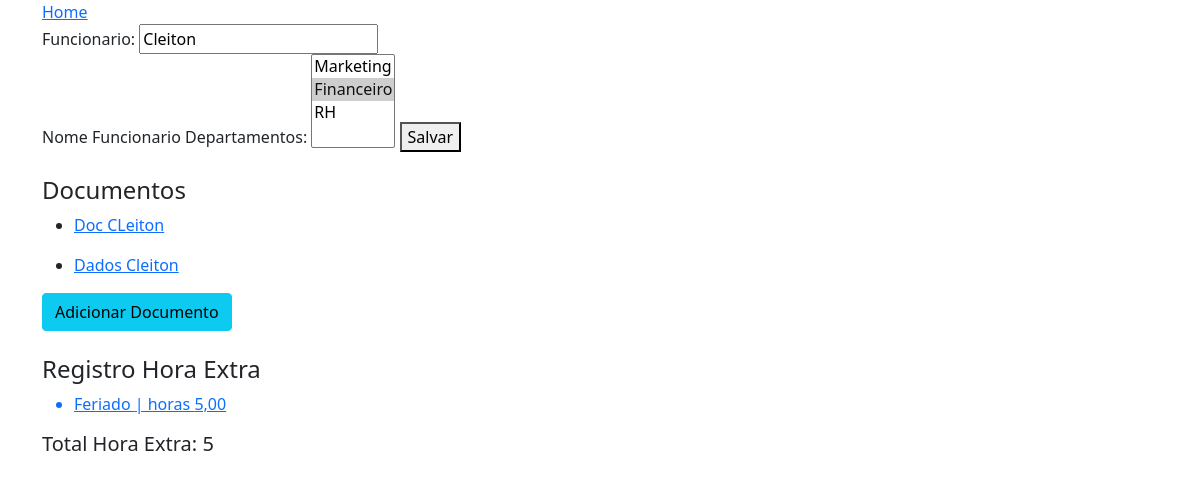
Before: /funcionarios/edit/4/ with the older database file.
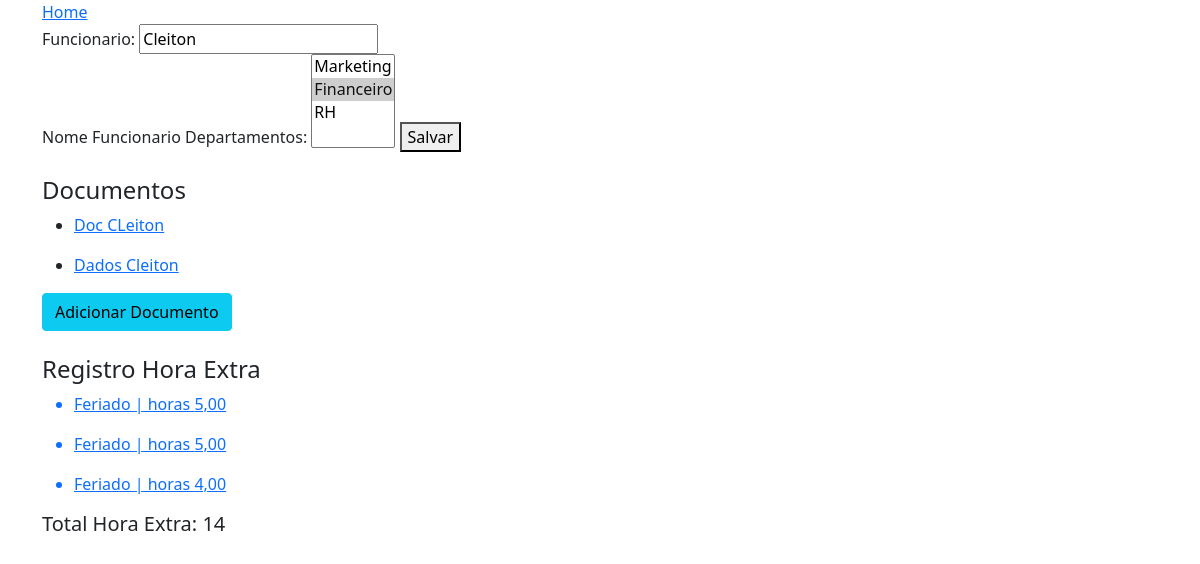
After: the same page with the newer database file.
### apps/documentos/models.py (models this page shows, shortened)
class Documento(models.Model):
    descricao = models.CharField('Descrição', max_length=70, help_text='Descrição do Documento')
    pertence = models.ForeignKey(Funcionario, on_delete=models.PROTECT)
    documento = models.FileField('Documento', upload_to='documentos')
    def __str__(self):
        return self.descricao

### apps/registro_hora_extra/models.py (models this page shows, shortened)
class RegistroHoraExtra(models.Model):
    motivo = models.CharField('Motivo', max_length=100, help_text='Motivo da Hora Extra')
    funcionario = models.ForeignKey(Funcionario, on_delete=models.PROTECT)
    horas = models.DecimalField(max_digits=5, decimal_places=2)

### apps/funcionarios/models.py (models this page shows, shortened)
class Funcionario(models.Model):
    nome = models.CharField('Funcionario', max_length=100, help_text='Nome Funcionario')
    user = models.OneToOneField(User, models.PROTECT)
    departamentos = models.ManyToManyField(Departamento) # um funcionario pode estar em vários departamentos
    empresa = models.ForeignKey(Empresa, on_delete=models.PROTECT, null=True, blank=True)
    @property
    def total_hora_extra(self):
        total = self.registrohoraextra_set.all().aggregate(Sum('horas'))['horas__sum']
        return total

### apps/departamentos/models.py (models this page shows, shortened)
class Departamento(models.Model):
    nome = models.CharField('Departamento', max_length=70)
    empresa = models.ForeignKey(Empresa, on_delete=models.PROTECT)
    def __str__(self):
        return self.nome

### apps/funcionarios/views.py (the view)
# urls.py: path('edit/<int:pk>/', FuncionarioUpdateView.as_view(), name='edit_funcionario'),
class FuncionarioUpdateView(UpdateView):
    model = Funcionario
    fields = ['nome', 'departamentos']
    template_name = 'funcionario_edit.html'

### apps/funcionarios/templates/funcionario_edit.html (shortened to what this page needs)
{% extends 'base.html' %}
{% load bootstrap %}
{% block main %}
    <form method="post">
        {{ form|bootstrap }}
        <button type="submit">Salvar</button>
    </form>
    <br>
    <h4>Documentos</h4>
    {% for documento in object.documento_set.all %}
        <ul>
            <li><a href="{{ documento.documento.url }}" target="_blank">{{ documento }}</a></li>
        </ul>
    {% endfor %}
    <a href="{% url 'create_documento' object.id %}" class="btn btn-info">Adicionar Documento</a>
    <br>
    <br>
    <h4>Registro Hora Extra</h4>
    {% for registro in object.registrohoraextra_set.all %}
        <ul>
            <a href="{% url 'edit_hora_extra' registro.id %}">
                <li>{{ registro.motivo }} | horas {{registro.horas}} </li>
            </a>
        </ul>
    {% endfor %}
    <h5>Total Hora Extra: {{ object.total_hora_extra }}</h5>
{% endblock %}

Changed rows visible on the page:
computed for Funcionario "Cleiton": total_hora_extra "5" → "14"
added RegistroHoraExtra: motivo "Feriado", horas "5,00"
added RegistroHoraExtra: motivo "Feriado", horas "4,00"
